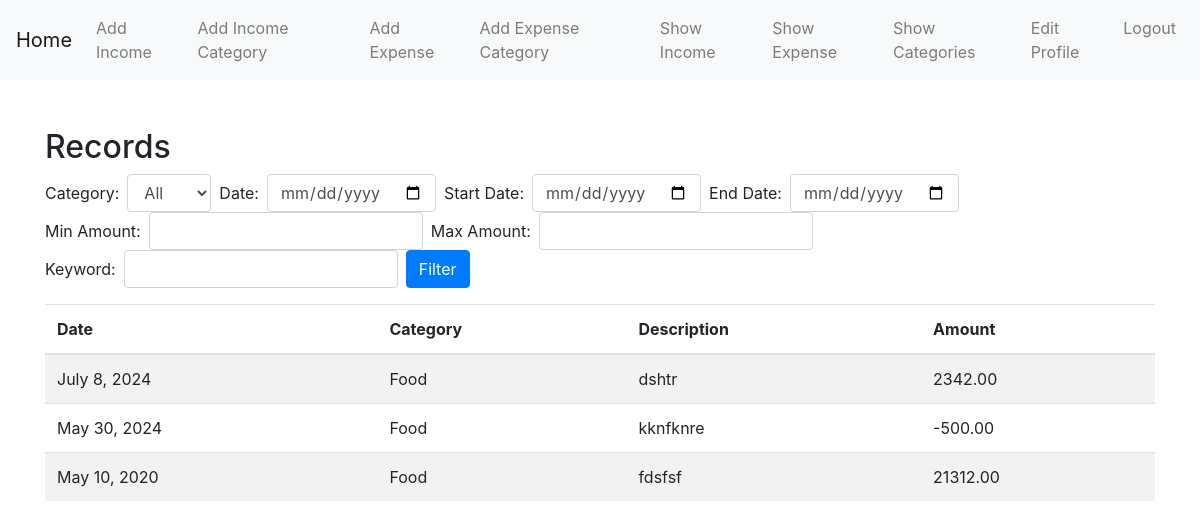
Page /show/expense (signed in) on the committed database.
### tracker/models.py (models this page shows, shortened)
class Expense(models.Model):
    category = models.ForeignKey(ExpenseCategory, on_delete=models.CASCADE)
    amount = models.DecimalField(max_digits=10 , decimal_places=2)
    description = models.CharField(max_length=300 , blank=True)
    date = models.DateField()

class ExpenseCategory(models.Model):
    name = models.CharField(max_length=300, unique=True)
    user = models.ForeignKey(User , on_delete=models.CASCADE)

### tracker/views.py (the view)
# urls.py: path('show/expense', views.showdb , {'database' : models.Expense , 'datacategory': models.ExpenseCategory}, name= 'showexpense' ),
@login_required
def showdb(request, database, datacategory):
    query = database.objects.filter(category__user = request.user)
    category_queryset = datacategory.objects.filter(user = request.user)
    cat_filter = request.GET.getlist('category')
    date_filter = request.GET.get('date')
    start_date_filter = request.GET.get('start_date')
    end_date_filter = request.GET.get('end_date')
    min_amount_filter = request.GET.get('min_amount')
    max_amount_filter = request.GET.get('max_amount')
    keyword_filter = request.GET.get('keyword')
    if cat_filter:
        query = query.filter(category__name__in=cat_filter)
    if date_filter:
        query = query.filter(date=date_filter)
    if start_date_filter and end_date_filter:
        query = query.filter(date__range=[start_date_filter, end_date_filter])
    if min_amount_filter:
        query = query.filter(amount__gte=min_amount_filter)
    if max_amount_filter:
        query = query.filter(amount__lte=max_amount_filter)
    if keyword_filter:
        query = query.filter(description__icontains=keyword_filter)
    context = {
        'data': query.order_by('-date'),
        'category': category_queryset,
        'selectedcategory' : cat_filter
    }
    return render(request, 'datas.html', context)

### templates/datas.html (shortened to what this page needs)
{% extends 'base.html' %}
{% block content %}
<h2>Records</h2>
<form method="get" class="form-inline mb-3">
    <div class="form-group mr-2">
        <label for="category" class="mr-2">Category:</label>
        <select id="category" name="category" class="form-control">
            <option value="">All</option>
        </select>
    </div>
    <div class="form-group mr-2">
        <label for="date" class="mr-2">Date:</label>
        <input type="date" id="date" name="date" class="form-control">
    </div>
    <div class="form-group mr-2">
        <label for="start_date" class="mr-2">Start Date:</label>
        <input type="date" id="start_date" name="start_date" class="form-control">
    </div>
    <div class="form-group mr-2">
        <label for="end_date" class="mr-2">End Date:</label>
        <input type="date" id="end_date" name="end_date" class="form-control">
    </div>
    <div class="form-group mr-2">
        <label for="min_amount" class="mr-2">Min Amount:</label>
        <input type="number" id="min_amount" name="min_amount" class="form-control">
    </div>
    <div class="form-group mr-2">
        <label for="max_amount" class="mr-2">Max Amount:</label>
        <input type="number" id="max_amount" name="max_amount" class="form-control">
    </div>
    <div class="form-group mr-2">
        <label for="keyword" class="mr-2">Keyword:</label>
        <input type="text" id="keyword" name="keyword" class="form-control">
    </div>
    <button type="submit" class="btn btn-primary">Filter</button>
</form>
<table class="table table-striped">
    <thead>
        <tr>
            <th>Date</th>
            <th>Category</th>
            <th>Description</th>
            <th>Amount</th>
        </tr>
    </thead>
    <tbody>
        {% for record in data %}
        <tr>
            <td>{{ record.date }}</td>
            <td>{{ record.category.name }}</td>
            <td>{{ record.description }}</td>
            <td>{{ record.amount }}</td>
        </tr>
        {% endfor %}
    </tbody>
</table>
{% endblock %}

### rows in the picture
Expense: date "July 8, 2024", category.name "Food", description "dshtr", amount "2342.00"
Expense: date "May 30, 2024", category.name "Food", description "kknfknre", amount "-500.00"
Expense: date "May 10, 2020", category.name "Food", description "fdsfsf", amount "21312.00"
